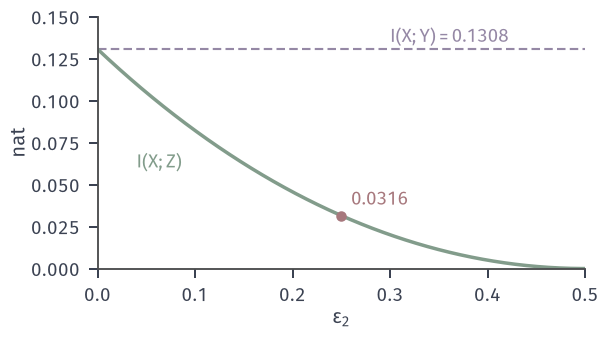

This figure's Python source:
from pathlib import Path
import sys
HERE = Path(__file__).resolve().parent
sys.path.insert(0, str(HERE.parent/'info-common'))
from info_fig import *
# X ~ Bern(1/2); Y = X xor N1, N1 ~ Bern(1/4); Z = Y xor N2, N2 ~ Bern(e2), all independent.
# I(X;Y) = ln2 - h_b(1/4) (purple dashed); I(X;Z) = ln2 - h_b(1/4*(1-e2)+3/4*e2) (green).
# Red: e2 = 1/4 gives overall flip 3/8 and I(X;Z) = 0.0316 nat.
fig, ax = figure(width_mm=86, height_mm=48)
panel(fig, left=.16, right=.96, bottom=.21, top=.95)
e2 = np.linspace(0, .5, 400); tot = .25*(1-e2) + .75*e2
IY = LN2 - float(hb(.25)); IZ = LN2 - hb(tot)
ax.axhline(IY, color=PURPLE, lw=.85, ls=DASH); ax.plot(e2, IZ, color=GREEN, lw=1.4)
dot(ax, .25, LN2-float(hb(.375)))
lab(ax, .3, IY+.004, r'$I(X;Y)=0.1308$', PURPLE); lab(ax, .04, .06, r'$I(X;Z)$', GREEN)
lab(ax, .26, LN2-float(hb(.375))+.006, r'$0.0316$', RED)
ax.set_xlim(0, .5); ax.set_ylim(0, .15); axlab(ax, r'$\varepsilon_2$', 'nat')
save(fig, HERE, 'figure', {'I(X;Y)': IY, 'I(X;Z) e2=1/4': LN2-float(hb(.375))})
